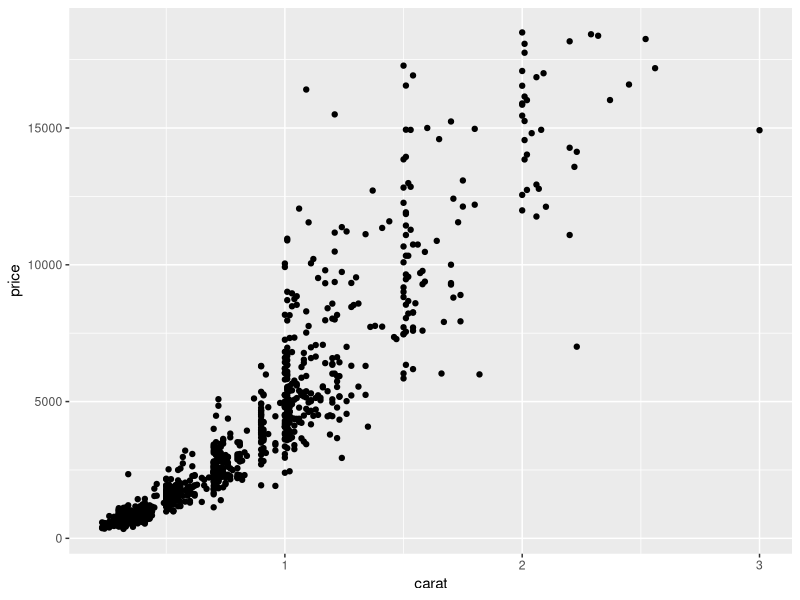
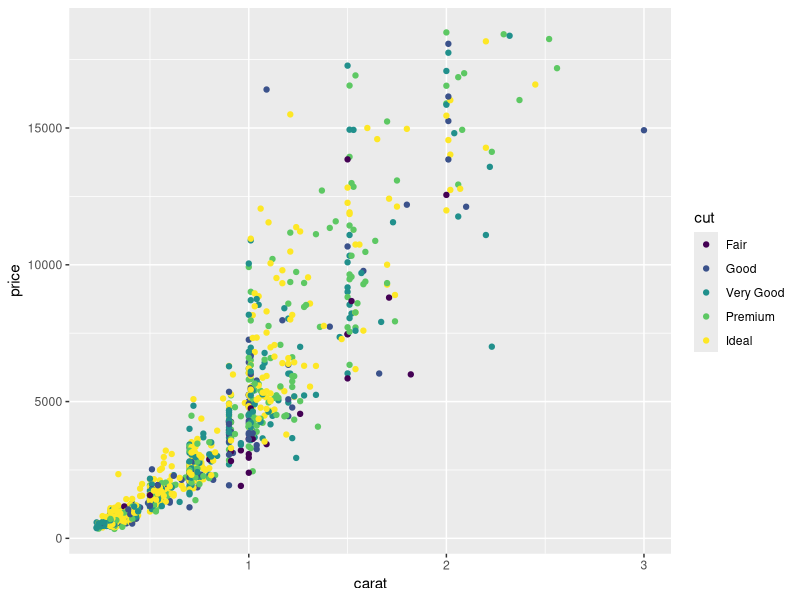

The R source for these figures, in order:
# Activity 01_05: using ggplot in scripts

# load library and prepare data
library(ggplot2)

set.seed(42)
small <- diamonds[sample(nrow(diamonds),1000),] 

head(small)

# example 01
p <- ggplot(small, aes(carat, price))

print(p + geom_point())

p + geom_point(aes(color = cut))